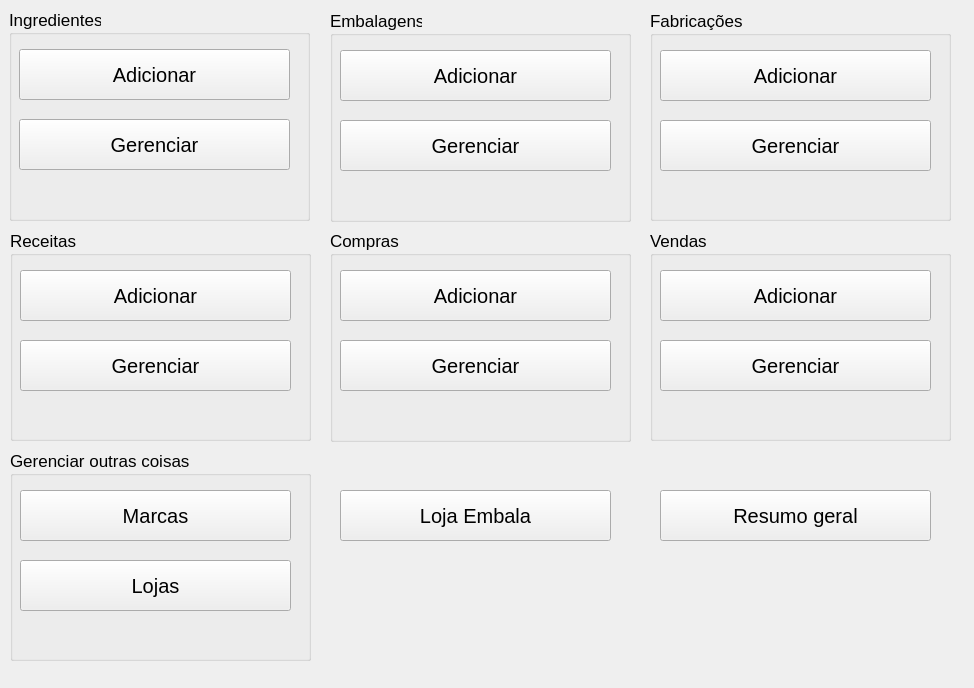
<?xml version="1.0" encoding="UTF-8"?>
<ui version="4.0">
 <class>MainWindow</class>
 <widget class="QMainWindow" name="MainWindow">
  <property name="geometry">
   <rect>
    <x>0</x>
    <y>0</y>
    <width>974</width>
    <height>688</height>
   </rect>
  </property>
  <property name="windowTitle">
   <string>MainWindow</string>
  </property>
  <widget class="QWidget" name="centralwidget">
   <widget class="QGroupBox" name="groupBox_2">
    <property name="geometry">
     <rect>
      <x>9</x>
      <y>9</y>
      <width>301</width>
      <height>212</height>
     </rect>
    </property>
    <property name="font">
     <font>
      <pointsize>13</pointsize>
     </font>
    </property>
    <property name="title">
     <string>Ingredientes</string>
    </property>
    <widget class="QPushButton" name="btn_ingredientes_adicionar">
     <property name="geometry">
      <rect>
       <x>10</x>
       <y>40</y>
       <width>271</width>
       <height>51</height>
      </rect>
     </property>
     <property name="sizePolicy">
      <sizepolicy hsizetype="Expanding" vsizetype="Expanding">
       <horstretch>0</horstretch>
       <verstretch>0</verstretch>
      </sizepolicy>
     </property>
     <property name="font">
      <font>
       <pointsize>15</pointsize>
      </font>
     </property>
     <property name="text">
      <string>Adicionar</string>
     </property>
    </widget>
    <widget class="QPushButton" name="btn_ingredientes_gerenciar">
     <property name="geometry">
      <rect>
       <x>10</x>
       <y>110</y>
       <width>271</width>
       <height>51</height>
      </rect>
     </property>
     <property name="sizePolicy">
      <sizepolicy hsizetype="Expanding" vsizetype="Expanding">
       <horstretch>0</horstretch>
       <verstretch>0</verstretch>
      </sizepolicy>
     </property>
     <property name="font">
      <font>
       <pointsize>15</pointsize>
      </font>
     </property>
     <property name="text">
      <string>Gerenciar</string>
     </property>
    </widget>
   </widget>
   <widget class="QGroupBox" name="groupBox">
    <property name="geometry">
     <rect>
      <x>10</x>
      <y>230</y>
      <width>301</width>
      <height>211</height>
     </rect>
    </property>
    <property name="font">
     <font>
      <pointsize>13</pointsize>
     </font>
    </property>
    <property name="title">
     <string>Receitas</string>
    </property>
    <widget class="QPushButton" name="btn_receitas_adicionar">
     <property name="geometry">
      <rect>
       <x>10</x>
       <y>40</y>
       <width>271</width>
       <height>51</height>
      </rect>
     </property>
     <property name="sizePolicy">
      <sizepolicy hsizetype="Expanding" vsizetype="Expanding">
       <horstretch>0</horstretch>
       <verstretch>0</verstretch>
      </sizepolicy>
     </property>
     <property name="font">
      <font>
       <pointsize>15</pointsize>
      </font>
     </property>
     <property name="text">
      <string>Adicionar</string>
     </property>
    </widget>
    <widget class="QPushButton" name="btn_receitas_gerenciar">
     <property name="geometry">
      <rect>
       <x>10</x>
       <y>110</y>
       <width>271</width>
       <height>51</height>
      </rect>
     </property>
     <property name="sizePolicy">
      <sizepolicy hsizetype="Expanding" vsizetype="Expanding">
       <horstretch>0</horstretch>
       <verstretch>0</verstretch>
      </sizepolicy>
     </property>
     <property name="font">
      <font>
       <pointsize>15</pointsize>
      </font>
     </property>
     <property name="text">
      <string>Gerenciar</string>
     </property>
    </widget>
   </widget>
   <widget class="QGroupBox" name="groupBox_4">
    <property name="geometry">
     <rect>
      <x>650</x>
      <y>10</y>
      <width>301</width>
      <height>211</height>
     </rect>
    </property>
    <property name="font">
     <font>
      <pointsize>13</pointsize>
     </font>
    </property>
    <property name="title">
     <string>Fabricações</string>
    </property>
    <widget class="QPushButton" name="btn_fabricacoes_adicionar">
     <property name="geometry">
      <rect>
       <x>10</x>
       <y>40</y>
       <width>271</width>
       <height>51</height>
      </rect>
     </property>
     <property name="sizePolicy">
      <sizepolicy hsizetype="Expanding" vsizetype="Expanding">
       <horstretch>0</horstretch>
       <verstretch>0</verstretch>
      </sizepolicy>
     </property>
     <property name="font">
      <font>
       <pointsize>15</pointsize>
      </font>
     </property>
     <property name="text">
      <string>Adicionar</string>
     </property>
    </widget>
    <widget class="QPushButton" name="btn_fabricacoes_gerenciar">
     <property name="geometry">
      <rect>
       <x>10</x>
       <y>110</y>
       <width>271</width>
       <height>51</height>
      </rect>
     </property>
     <property name="sizePolicy">
      <sizepolicy hsizetype="Expanding" vsizetype="Expanding">
       <horstretch>0</horstretch>
       <verstretch>0</verstretch>
      </sizepolicy>
     </property>
     <property name="font">
      <font>
       <pointsize>15</pointsize>
      </font>
     </property>
     <property name="text">
      <string>Gerenciar</string>
     </property>
    </widget>
   </widget>
   <widget class="QGroupBox" name="groupBox_3">
    <property name="geometry">
     <rect>
      <x>10</x>
      <y>450</y>
      <width>301</width>
      <height>211</height>
     </rect>
    </property>
    <property name="font">
     <font>
      <pointsize>13</pointsize>
     </font>
    </property>
    <property name="title">
     <string>Gerenciar outras coisas</string>
    </property>
    <widget class="QPushButton" name="btn_marcas_gerenciar">
     <property name="geometry">
      <rect>
       <x>10</x>
       <y>40</y>
       <width>271</width>
       <height>51</height>
      </rect>
     </property>
     <property name="sizePolicy">
      <sizepolicy hsizetype="Expanding" vsizetype="Expanding">
       <horstretch>0</horstretch>
       <verstretch>0</verstretch>
      </sizepolicy>
     </property>
     <property name="font">
      <font>
       <pointsize>15</pointsize>
      </font>
     </property>
     <property name="text">
      <string>Marcas</string>
     </property>
    </widget>
    <widget class="QPushButton" name="btn_lojas_gerenciar">
     <property name="geometry">
      <rect>
       <x>10</x>
       <y>110</y>
       <width>271</width>
       <height>51</height>
      </rect>
     </property>
     <property name="sizePolicy">
      <sizepolicy hsizetype="Expanding" vsizetype="Expanding">
       <horstretch>0</horstretch>
       <verstretch>0</verstretch>
      </sizepolicy>
     </property>
     <property name="font">
      <font>
       <pointsize>15</pointsize>
      </font>
     </property>
     <property name="text">
      <string>Lojas</string>
     </property>
    </widget>
   </widget>
   <widget class="QGroupBox" name="groupBox_6">
    <property name="geometry">
     <rect>
      <x>330</x>
      <y>10</y>
      <width>301</width>
      <height>212</height>
     </rect>
    </property>
    <property name="font">
     <font>
      <pointsize>13</pointsize>
     </font>
    </property>
    <property name="title">
     <string>Embalagens</string>
    </property>
    <widget class="QPushButton" name="btn_embalagens_adicionar">
     <property name="geometry">
      <rect>
       <x>10</x>
       <y>40</y>
       <width>271</width>
       <height>51</height>
      </rect>
     </property>
     <property name="sizePolicy">
      <sizepolicy hsizetype="Expanding" vsizetype="Expanding">
       <horstretch>0</horstretch>
       <verstretch>0</verstretch>
      </sizepolicy>
     </property>
     <property name="font">
      <font>
       <pointsize>15</pointsize>
      </font>
     </property>
     <property name="text">
      <string>Adicionar</string>
     </property>
    </widget>
    <widget class="QPushButton" name="btn_embalagens_gerenciar">
     <property name="geometry">
      <rect>
       <x>10</x>
       <y>110</y>
       <width>271</width>
       <height>51</height>
      </rect>
     </property>
     <property name="sizePolicy">
      <sizepolicy hsizetype="Expanding" vsizetype="Expanding">
       <horstretch>0</horstretch>
       <verstretch>0</verstretch>
      </sizepolicy>
     </property>
     <property name="font">
      <font>
       <pointsize>15</pointsize>
      </font>
     </property>
     <property name="text">
      <string>Gerenciar</string>
     </property>
    </widget>
   </widget>
   <widget class="QGroupBox" name="groupBox_7">
    <property name="geometry">
     <rect>
      <x>650</x>
      <y>230</y>
      <width>301</width>
      <height>211</height>
     </rect>
    </property>
    <property name="font">
     <font>
      <pointsize>13</pointsize>
     </font>
    </property>
    <property name="title">
     <string>Vendas</string>
    </property>
    <widget class="QPushButton" name="btn_vendas_adicionar">
     <property name="geometry">
      <rect>
       <x>10</x>
       <y>40</y>
       <width>271</width>
       <height>51</height>
      </rect>
     </property>
     <property name="sizePolicy">
      <sizepolicy hsizetype="Expanding" vsizetype="Expanding">
       <horstretch>0</horstretch>
       <verstretch>0</verstretch>
      </sizepolicy>
     </property>
     <property name="font">
      <font>
       <pointsize>15</pointsize>
      </font>
     </property>
     <property name="text">
      <string>Adicionar</string>
     </property>
    </widget>
    <widget class="QPushButton" name="btn_vendas_gerenciar">
     <property name="geometry">
      <rect>
       <x>10</x>
       <y>110</y>
       <width>271</width>
       <height>51</height>
      </rect>
     </property>
     <property name="sizePolicy">
      <sizepolicy hsizetype="Expanding" vsizetype="Expanding">
       <horstretch>0</horstretch>
       <verstretch>0</verstretch>
      </sizepolicy>
     </property>
     <property name="font">
      <font>
       <pointsize>15</pointsize>
      </font>
     </property>
     <property name="text">
      <string>Gerenciar</string>
     </property>
    </widget>
   </widget>
   <widget class="QGroupBox" name="groupBox_5">
    <property name="geometry">
     <rect>
      <x>330</x>
      <y>230</y>
      <width>301</width>
      <height>212</height>
     </rect>
    </property>
    <property name="font">
     <font>
      <pointsize>13</pointsize>
     </font>
    </property>
    <property name="title">
     <string>Compras</string>
    </property>
    <widget class="QPushButton" name="btn_compras_adicionar">
     <property name="geometry">
      <rect>
       <x>10</x>
       <y>40</y>
       <width>271</width>
       <height>51</height>
      </rect>
     </property>
     <property name="sizePolicy">
      <sizepolicy hsizetype="Expanding" vsizetype="Expanding">
       <horstretch>0</horstretch>
       <verstretch>0</verstretch>
      </sizepolicy>
     </property>
     <property name="font">
      <font>
       <pointsize>15</pointsize>
      </font>
     </property>
     <property name="text">
      <string>Adicionar</string>
     </property>
    </widget>
    <widget class="QPushButton" name="btn_compras_gerenciar">
     <property name="geometry">
      <rect>
       <x>10</x>
       <y>110</y>
       <width>271</width>
       <height>51</height>
      </rect>
     </property>
     <property name="sizePolicy">
      <sizepolicy hsizetype="Expanding" vsizetype="Expanding">
       <horstretch>0</horstretch>
       <verstretch>0</verstretch>
      </sizepolicy>
     </property>
     <property name="font">
      <font>
       <pointsize>15</pointsize>
      </font>
     </property>
     <property name="text">
      <string>Gerenciar</string>
     </property>
    </widget>
   </widget>
   <widget class="QPushButton" name="btn_loja_embala_adicionar">
    <property name="geometry">
     <rect>
      <x>340</x>
      <y>490</y>
      <width>271</width>
      <height>51</height>
     </rect>
    </property>
    <property name="sizePolicy">
     <sizepolicy hsizetype="Expanding" vsizetype="Expanding">
      <horstretch>0</horstretch>
      <verstretch>0</verstretch>
     </sizepolicy>
    </property>
    <property name="font">
     <font>
      <pointsize>15</pointsize>
     </font>
    </property>
    <property name="text">
     <string>Loja Embala</string>
    </property>
   </widget>
   <widget class="QPushButton" name="btn_resumo_geral">
    <property name="geometry">
     <rect>
      <x>660</x>
      <y>490</y>
      <width>271</width>
      <height>51</height>
     </rect>
    </property>
    <property name="sizePolicy">
     <sizepolicy hsizetype="Expanding" vsizetype="Expanding">
      <horstretch>0</horstretch>
      <verstretch>0</verstretch>
     </sizepolicy>
    </property>
    <property name="font">
     <font>
      <pointsize>15</pointsize>
     </font>
    </property>
    <property name="text">
     <string>Resumo geral</string>
    </property>
   </widget>
  </widget>
  <action name="action_ingredientes_adicionar">
   <property name="text">
    <string>Adicionar</string>
   </property>
  </action>
  <action name="action_ingredientes_gerenciar">
   <property name="text">
    <string>Gerenciar</string>
   </property>
  </action>
  <action name="action_receitas_adicionar">
   <property name="text">
    <string>Adicionar</string>
   </property>
  </action>
  <action name="action_fabricacoes_adicionar">
   <property name="text">
    <string>Adicionar</string>
   </property>
  </action>
  <action name="action_vendas_adicionar">
   <property name="text">
    <string>Adicionar</string>
   </property>
  </action>
  <action name="action_receitas_gerenciar">
   <property name="text">
    <string>Gerenciar</string>
   </property>
  </action>
  <action name="action_fabricacoes_gerenciar">
   <property name="text">
    <string>Gerenciar</string>
   </property>
  </action>
  <action name="action_vendas_gerenciar">
   <property name="text">
    <string>Gerenciar</string>
   </property>
  </action>
 </widget>
 <tabstops>
  <tabstop>btn_ingredientes_adicionar</tabstop>
  <tabstop>btn_ingredientes_gerenciar</tabstop>
  <tabstop>btn_receitas_adicionar</tabstop>
  <tabstop>btn_receitas_gerenciar</tabstop>
  <tabstop>btn_embalagens_adicionar</tabstop>
  <tabstop>btn_embalagens_gerenciar</tabstop>
  <tabstop>btn_compras_adicionar</tabstop>
  <tabstop>btn_compras_gerenciar</tabstop>
  <tabstop>btn_fabricacoes_adicionar</tabstop>
  <tabstop>btn_fabricacoes_gerenciar</tabstop>
  <tabstop>btn_vendas_adicionar</tabstop>
  <tabstop>btn_vendas_gerenciar</tabstop>
  <tabstop>btn_marcas_gerenciar</tabstop>
  <tabstop>btn_lojas_gerenciar</tabstop>
 </tabstops>
 <resources/>
 <connections/>
</ui>
